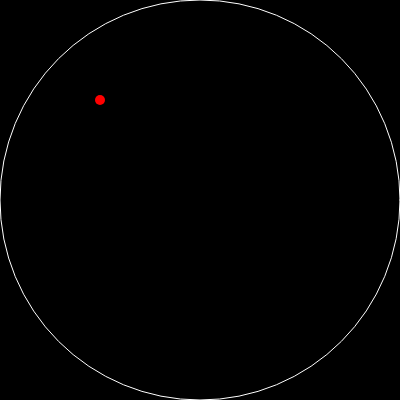
Frame 1 (no input)
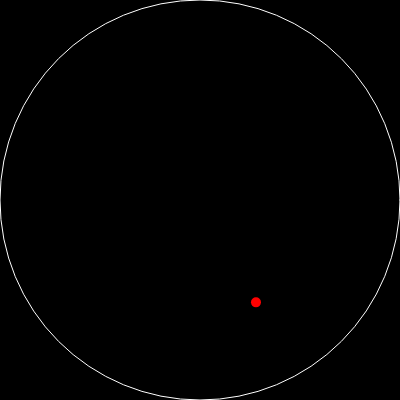
Frame 60 (no input)
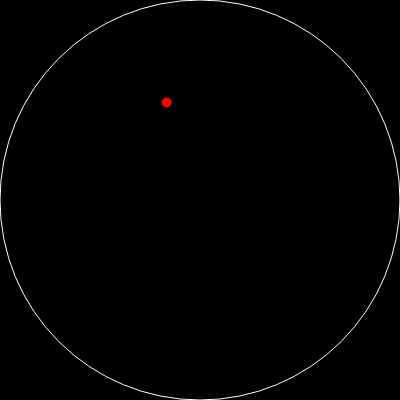
Frame 120 (the mouse pressed at the canvas centre since frame 60)

The p5.js sketch that drew these frames (run headless with seeded random() and noise() and a simulated clock; from frame 60 on, the mouse is pressed at the canvas centre):

// p5.js sketch
// ── sketch.js
class Ball {
  constructor (x,y,diameter) {
    this.position = createVector(x,y);
    this.velocity = createVector(0,5);
    this.diameter = diameter;
  }
  show() {
    fill("red");
    noStroke();
    circle(this.position.x, this.position.y, this.diameter);
  }
  update() {
    this.position.add(this.velocity);
    this.velocity.y += 0.1;
  }
  
  collisionDetection() {
    // Get the vector from the current position of the ball to the center of the circle
    let distanceFromCenter = createVector(200-this.position.x, 200-this.position.y);
    // Checks if any part of the ball is outside the circle
    if (distanceFromCenter.mag() + this.diameter/2 >= 200) {
      // TODO: CALCULATE THE NORMAL AT THE POINT OF CONTACT
      let normal = distanceFromCenter.normalize();
      // w = v - 2 * (v . n) * n
      // w -> exiting vector
      // v -> entering vector
      // n -> normal to the surface
      // the normal is not taken from the surface in this case
      // but from the center of the ball, which is diameter/2 away from the surface
      // The bigger the ball gets, the more error this approximation will have
      let reflectionVelocity = this.velocity.sub(normal.mult(2*p5.Vector.dot(normal,this.velocity)));
      this.velocity = reflectionVelocity;
    }
  }
}

let ball;

function setup() {
  frameRate(240);
  ball = new Ball(100,100,10);
  createCanvas(400, 400);
}

function draw() {
  background(0);
  noFill();
  stroke(255,255,255);
  circle(200,200,400);
  ball.show();
  ball.update();
  ball.collisionDetection();
}
